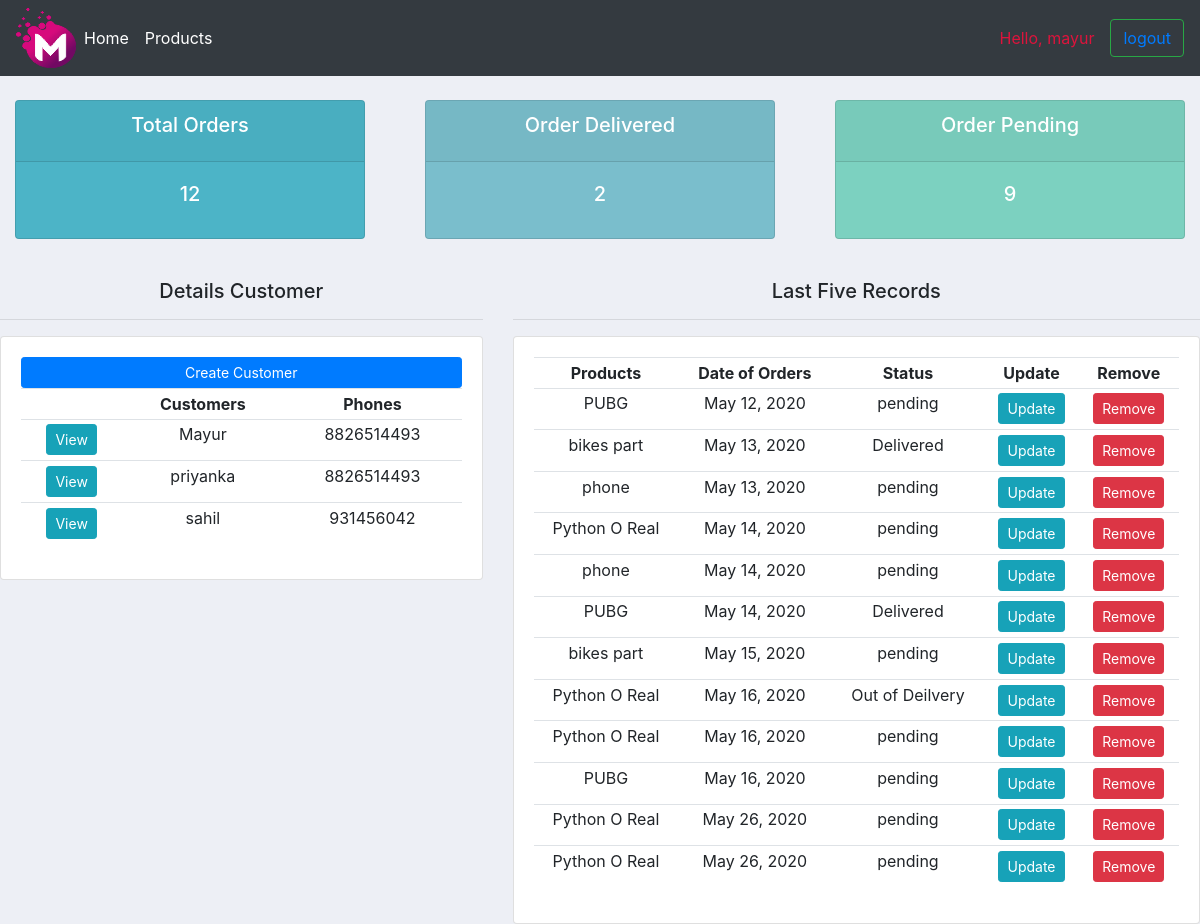
Page / (signed in) on the earlier database version.
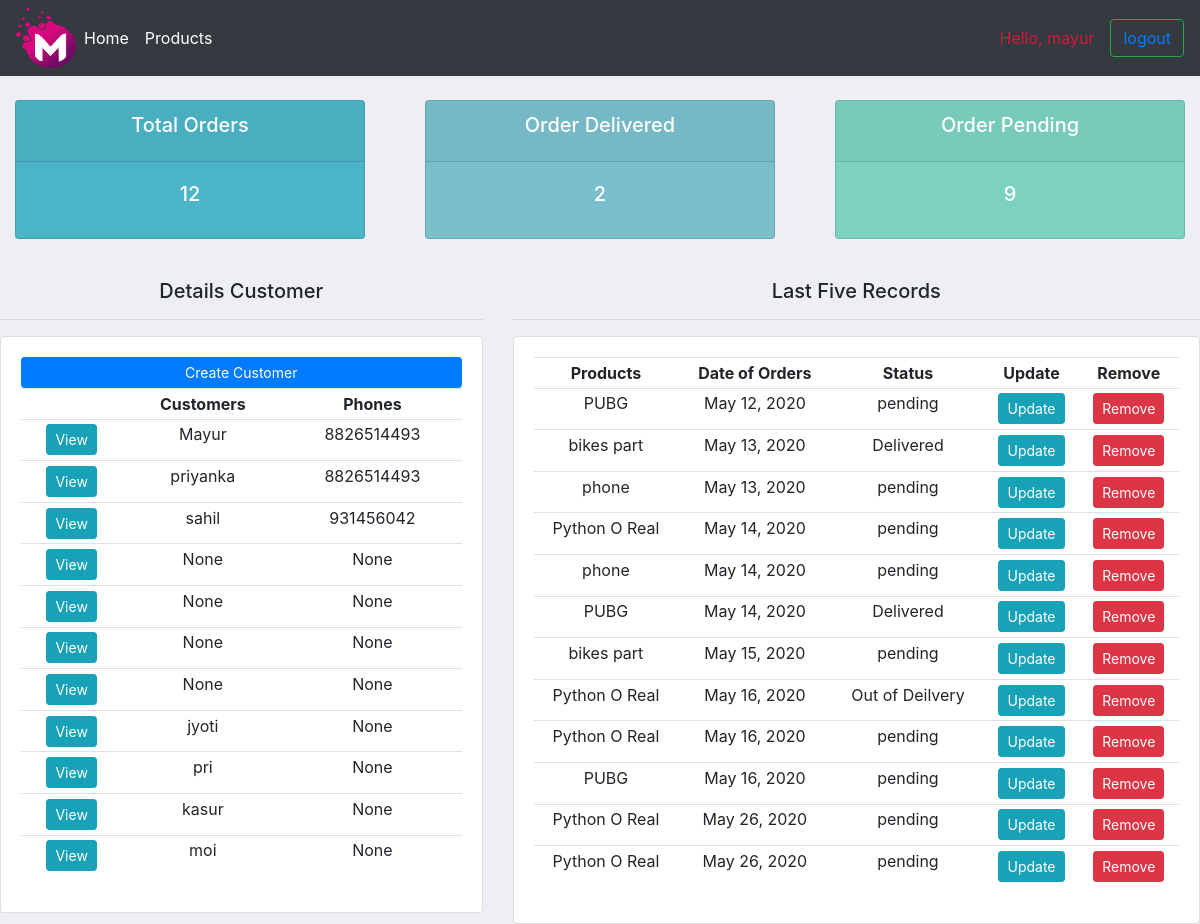
Same page on the later database version.
### accounts/models.py (models this page shows, shortened)
class Customer(models.Model):
    user = models.OneToOneField(User, null=True,blank=True ,on_delete=models.CASCADE)
    name = models.CharField(max_length=200, null=True)
    phone = models.CharField(max_length=200, null=True)
    email = models.CharField(max_length=200,blank=True)
    profile_pic = models.ImageField(default="Profile-Pic-Demo.png",null=True,blank=True)
    date_created = models.DateTimeField(auto_now_add=True, null=True)

class Order(models.Model):
    STATUS = (
        ('pending','pending'),
        ('Out of Deilvery','Out of Deilvery'),
        ('Delivered','Delivered'),
    )
    customer = models.ForeignKey(Customer, null=True , on_delete=models.SET_NULL)
    products = models.ForeignKey(Product, null=True , on_delete=models.SET_NULL)
    date_created = models.DateField(auto_now_add=True, null=True)
    status = models.CharField(max_length=200,choices=STATUS)
    notes = models.CharField(max_length=1000,null=True)

class Product(models.Model):
    CATEGORY = (
        ("Indoor","Indoor"),
        ('Out Door','Out Door'),
    )
    name = models.CharField(max_length=200, null=True)
    price = models.FloatField(null=True)
    category = models.CharField(max_length=200, null=True, choices=CATEGORY)
    description = models.CharField(max_length=200, null=True, blank=True)
    date_created = models.DateTimeField(auto_now_add=True, null=True)
    tag = models.ManyToManyField(Tag)
    def __str__(self):
        return self.name

### accounts/decorator.py (the view)
    def wrapper_function(request, *args, **kwargs):
        group = None
        if request.user.groups.exists():
            group = request.user.groups.all()[0].name
        if group == 'customer':
            return redirect('user_page')
        if group == 'admin':
            return view_func(request, *args, **kwargs)

### accounts/decorator.py (called while the page is built)
def admin_only(view_func):
    def wrapper_function(request, *args, **kwargs):
        group = None
        if request.user.groups.exists():
            group = request.user.groups.all()[0].name
        if group == 'customer':
            return redirect('user_page')
        if group == 'admin':
            return view_func(request, *args, **kwargs)
    return wrapper_function

### accounts/views.py (called while the page is built)
@login_required(login_url='login') #decorators
@admin_only
def home(request):
    orders_data = Order.objects.all()
    customer_data = Customer.objects.all()
    total_customers = orders_data.count()
    total_orders = customer_data.count()
    total_delivered = orders_data.filter(status='Delivered').count()
    total_pending = orders_data.filter(status='pending').count()
    context = {'orders_show':orders_data,'customer_show':customer_data,'total_orders_show':total_customers,'order_delivered_show':total_delivered,'total_pending_show':total_pending}
    return render(request, 'index.html',context)

### accounts/templates/index.html
{% extends 'links.html' %}
{% block content %}
{% include "status.html" %}
<br>
<div class="row">
    <div class="col-md-5">
        <h5 align='center'> Details Customer</h5>
        <hr>
        <div class="card card-body">
            <a class="btn btn-primary btn-sm btn-block" href="">Create Customer </a>
            <table class="table table-sm">
                <tr align="center">
                    <th></th>
                    <th> Customers </th>
                    <th> Phones </th>
                </tr>
                {% for customer in customer_show %}
                <tr align='center'>
                    <td><a class='btn btn-sm btn-info' href="{% url 'customer' customer.id %}"> View </a></td>
                    <td>{{ customer.name }}</td>
                    <td>{{ customer.phone }}</td>
                </tr>
                {% endfor %}
            </table>
        </div>
    </div>
    <div class="col-md-7">
        <h5 align='center'> Last Five Records </h5>
        <hr>
        <div class="card card-body">
            <table class="table table-sm">
                <tr align="center">
                    <th> Products </th>
                    <th> Date of Orders </th>
                    <th> Status </th>
                    <th> Update </th>
                    <th> Remove </th>
                </tr>
                {% for order in orders_show %}
                <tr align='center'>
                    <td>{{ order.products }}</td>
                    <td>{{ order.date_created }}</td>
                    <td>{{ order.status }}</td>
                    <td><a class='btn btn-sm btn-info' href="{% url 'update' order.id %}">Update</a></td>
                    <td><a class='btn btn-sm btn-danger' href="{% url 'delete' order.id %}">Remove</a></td>
                </tr>
                {% endfor %}
        </div>
    </div>
</div>
{% endblock %}

### accounts/templates/links.html (shortened to what this page needs)
<html>
<head>
{% load static %}
{% include 'navbar.html' %}
<link rel="stylesheet" href="https://stackpath.bootstrapcdn.com/bootstrap/4.4.1/css/bootstrap.min.css">
<link rel="stylesheet" type="text/css" href="{% static '/css/main.css' %}">
</head>
{% block content %}
{% endblock %}
</html>

### accounts/templates/navbar.html (shortened to what this page needs)
{% load static %}
<!DOCTYPE html>
<html>
    <head>
    </head>
    <body>
<nav class="navbar navbar-expand-lg navbar-dark bg-dark">
  <img  src="{% static 'images/logo_orginal.png' %}">
  <div class="collapse navbar-collapse" id="navbarSupportedContent">
    <ul class="navbar-nav mr-auto">
      <li class="nav-item active">
        <a class="nav-link" href="{% url 'home' %}">Home<span class="sr-only">(current)</span></a>
      </li>
      {% if request.user.is_staff %}
      <li class="nav-item active">
        <a class="nav-link" href="{% url 'products' %}">Products<span class="sr-only">(current)</span></a>
      </li>
      {% else %}
      <li class="nav-item dropdown">
        <a class="nav-link" href="{% url 'customer_account_setting' %}">Account Settings<span class="sr-only">(current)</span></a>
      </li>
      {% endif %}
    </ul>
  </div>
  <span class="nav-link" style="color:crimson"> Hello, {{ request.user }} </span>
  <button class="btn btn-outline-success my-2 my-sm-0"><a href="{% url 'logout' %}">logout</a></button>
</nav>
    </body>
</html>

### accounts/templates/status.html
<br>
<div class="row">
    <div class="col">
        <div class="col-md">
            <div class="card text-center text-white mb-3" id="totals_order">
                <div class=card-header>
                    <h5 class='card-title'> Total Orders </h5>
                </div>
                <div class=card-body>
                    <h5 class='card-title'>{{ total_orders_show }}</h5>
                </div>
            </div>
        </div>
    </div>
    <div class="col">
        <div class="col-md">
            <div class="card text-center text-white mb-3" id="order_delivered">
                <div class=card-header>
                    <h5 class='card-title'> Order Delivered </h5>
                </div>
                <div class=card-body>
                    <h5 class='card-title'>{{ order_delivered_show }}</h5>
                </div>
            </div>
        </div>
    </div>
    <div class="col">
        <div class="col-md">
            <div class="card text-center text-white mb-3" id="order_pending">
                <div class=card-header>
                    <h5 class='card-title'> Order Pending </h5>
                </div>
                <div class=card-body>
                    <h5 class='card-title'>{{ total_pending_show }}</h5>
                </div>
            </div>
        </div>
    </div>
</div>

### accounts/static/css/main.css (style rules this page uses)
body { background-color: #edeff5; }
#totals_order { background-color: #4cb4c7; }
#order_delivered { background-color: #7abecc; }
#order_pending { background-color: #7CD1C0; }

Differences in the rows shown:
added Customer: name "None", phone "None"
added Customer: name "None", phone "None"
added Customer: name "None", phone "None"
added Customer: name "None", phone "None"
added Customer: name "jyoti", phone "None"
added Customer: name "pri", phone "None"
added Customer: name "kasur", phone "None"
added Customer: name "moi", phone "None"
